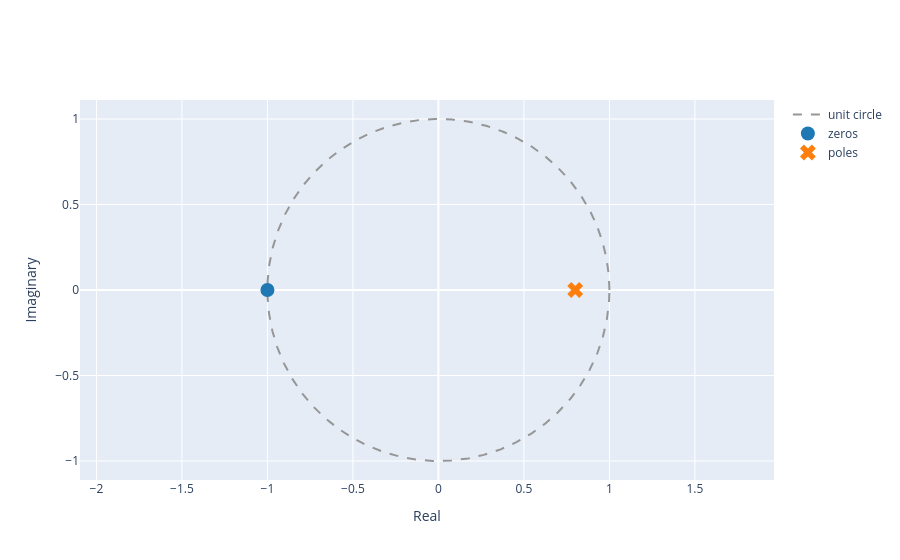

Source (notebook cell):
### Markdown cell above
iii. Use the function  `plot_zeros_poles(z, p)` to plot the zeros and poles found in ii.

### Code cell
from util import plot_zeros_poles

#Utilitzem la funció plot_zeros_poles
plot_zeros_poles(zeros, pols)

### Figure 1 — Plotly figure (JSON) as saved in the notebook; plotly's stock layout.template omitted (floating-point values rounded to 4 significant figures; data arrays with more than 128 entries replaced by an {"elided": "..."} marker saying what was removed)
{"data": [{"line": {"color": "rgb(150,150,150)", "dash": "dash", "shape": "linear"}, "mode": "lines", "name": "unit circle", "type": "scatter", "x": {"elided": "1000 float values"}, "y": {"elided": "1000 float values"}}, {"marker": {"color": "#1f77b4", "size": 14, "symbol": "circle"}, "mode": "markers", "name": "zeros", "type": "scatter", "x": [-1.0], "y": [0.0]}, {"marker": {"color": "#ff7f0e", "size": 14, "symbol": "x"}, "mode": "markers", "name": "poles", "type": "scatter", "x": [0.8], "y": [0.0]}], "layout": {"xaxis": {"title": {"text": "Real"}}, "yaxis": {"scaleanchor": "x", "scaleratio": 1, "title": {"text": "Imaginary"}}}}
